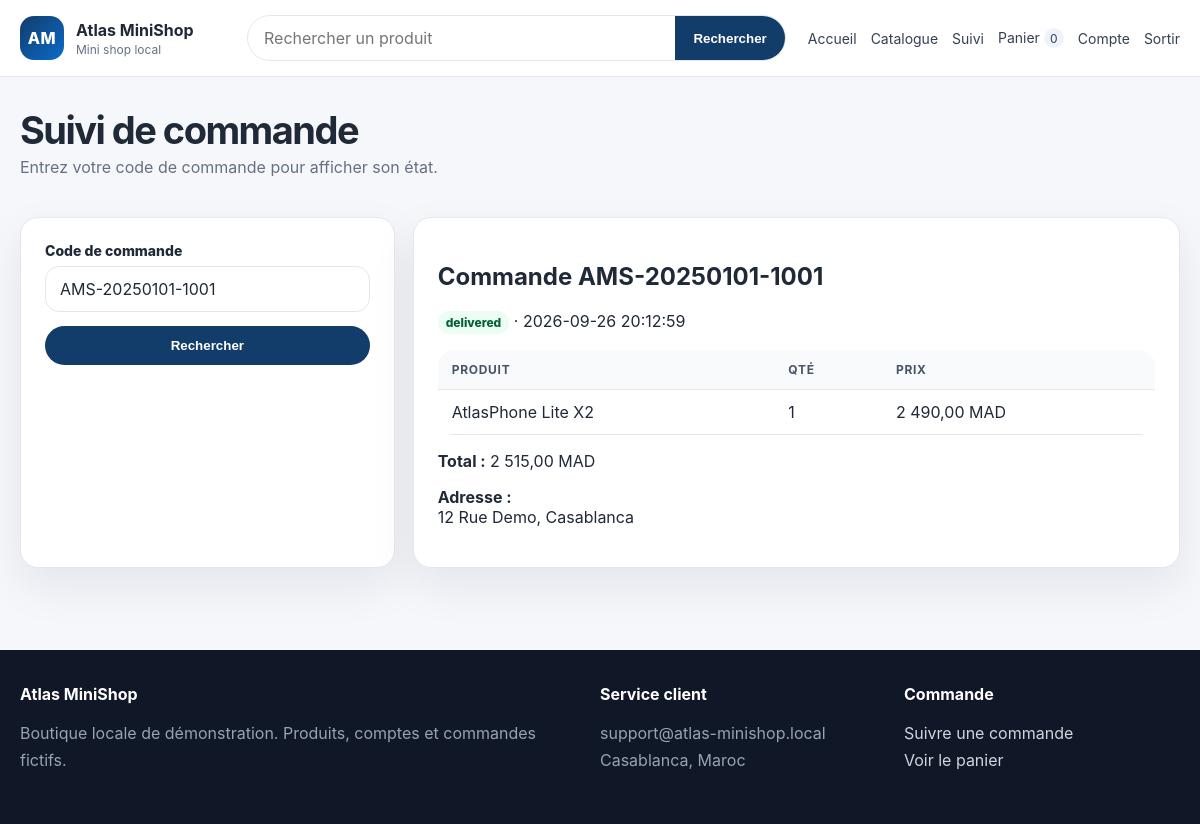
Page /track_order.php?code=AMS-20250101-1001 (signed in) on the committed database.
### tables this page shows
CREATE TABLE orders (
    id INT AUTO_INCREMENT PRIMARY KEY,
    order_code VARCHAR(60) NOT NULL UNIQUE,
    user_id INT NULL,
    customer_name VARCHAR(180) NOT NULL,
    email VARCHAR(180) NOT NULL,
    phone VARCHAR(50) NOT NULL,
    address TEXT NOT NULL,
    notes TEXT,
    total_amount DECIMAL(10,2) NOT NULL,
    status ENUM('processing', 'shipped', 'delivered', 'cancelled') NOT NULL DEFAULT 'processing',
    created_at DATETIME NOT NULL DEFAULT CURRENT_TIMESTAMP,
    CONSTRAINT fk_orders_user FOREIGN KEY (user_id) REFERENCES users(id) ON DELETE SET NULL
);

CREATE TABLE order_items (
    id INT AUTO_INCREMENT PRIMARY KEY,
    order_id INT NOT NULL,
    product_id INT NULL,
    quantity INT NOT NULL DEFAULT 1,
    unit_price DECIMAL(10,2) NOT NULL,
    CONSTRAINT fk_items_order FOREIGN KEY (order_id) REFERENCES orders(id) ON DELETE CASCADE,
    CONSTRAINT fk_items_product FOREIGN KEY (product_id) REFERENCES products(id) ON DELETE SET NULL
);

CREATE TABLE products (
    id INT AUTO_INCREMENT PRIMARY KEY,
    category_id INT,
    name VARCHAR(180) NOT NULL,
    slug VARCHAR(220) NOT NULL,
    price DECIMAL(10,2) NOT NULL,
    old_price DECIMAL(10,2) NULL,
    image VARCHAR(255) NOT NULL,
    short_description VARCHAR(255) NOT NULL,
    description TEXT NOT NULL,
    stock INT NOT NULL DEFAULT 0,
    featured TINYINT(1) NOT NULL DEFAULT 0,
    created_at DATETIME NOT NULL DEFAULT CURRENT_TIMESTAMP,
    CONSTRAINT fk_products_category FOREIGN KEY (category_id) REFERENCES categories(id) ON DELETE SET NULL
);

### includes/helpers.php (called while the page is built, shortened)
<?php
require_once __DIR__ . '/../config/db.php';
function e($value): string
{
    return htmlspecialchars((string)$value, ENT_QUOTES, 'UTF-8');
}
function money($value): string
{
    return number_format((float)$value, 2, ',', ' ') . ' MAD';
}
    ?>

### config/db.php (called while the page is built, shortened)
<?php
$conn = mysqli_connect(DB_HOST, DB_USER, DB_PASS, DB_NAME, DB_PORT);
mysqli_set_charset($conn, 'utf8mb4');
mysqli_query($conn, "SET time_zone='+00:00'");
function db_query(string $sql)
{
    global $conn;
    $result = mysqli_query($conn, $sql);
    return $result;
}
function db_one(string $sql): ?array
{
    $result = db_query($sql);
    if ($result && mysqli_num_rows($result) > 0) {
        return mysqli_fetch_assoc($result);
    }
    return null;
}
function db_all(string $sql): array
{
    $rows = [];
    $result = db_query($sql);
    if ($result) {
        while ($row = mysqli_fetch_assoc($result)) {
            $rows[] = $row;
        }
    }
    return $rows;
}

### track_order.php (the view, shortened to what this page needs)
<?php
require_once __DIR__ . '/includes/header.php';
$code = $_GET['code'] ?? ($_POST['code'] ?? '');
$order = null;
$items = [];
if ($code !== '') {
    $sql = "SELECT id, order_code, customer_name, email, phone, address, notes, total_amount, status, created_at
            FROM orders
            WHERE order_code = '$code'
            LIMIT 1";
    $order = db_one($sql);
    if ($order) {
        $items = db_all("SELECT oi.quantity, oi.unit_price, p.name
                         FROM order_items oi
                         LEFT JOIN products p ON p.id = oi.product_id
                         WHERE oi.order_id = " . $order['id']);
    }
}
?>
<section class="page-title">
    <div class="container">
        <h1>Suivi de commande</h1>
        <p>Entrez votre code de commande pour afficher son état.</p>
    </div>
</section>
<section class="section">
    <div class="container grid-3">
        <div class="panel">
            <form method="get" class="form-grid">
                <div class="form-row">
                    <label for="code">Code de commande</label>
                    <input id="code" name="code" value="<?= e($code) ?>" placeholder="AMS-20250101-1234">
                </div>
                <button class="btn" type="submit">Rechercher</button>
            </form>
        </div>
        <div class="panel" style="grid-column: span 2;">
            <?php if ($code === ''): ?>
                <p>Aucune recherche lancée.</p>
            <?php elseif (!$order): ?>
                <div class="alert alert-error">Aucune commande trouvée pour ce code.</div>
            <?php else: ?>
                <h2>Commande <?= e($order['order_code']) ?></h2>
                <p><span class="badge badge-ok"><?= e($order['status']) ?></span> · <?= e($order['created_at']) ?></p>
                <table class="table">
                    <thead><tr><th>Produit</th><th>Qté</th><th>Prix</th></tr></thead>
                    <tbody>
                    <?php foreach ($items as $item): ?>
                        <tr><td><?= e($item['name']) ?></td><td><?= e($item['quantity']) ?></td><td><?= money($item['unit_price']) ?></td></tr>
                    <?php endforeach; ?>
                    </tbody>
                </table>
                <p><strong>Total :</strong> <?= money($order['total_amount']) ?></p>
                <p><strong>Adresse :</strong><br><?= nl2br(e($order['address'])) ?></p>
            <?php endif; ?>
        </div>
    </div>
</section>
<?php require_once __DIR__ . '/includes/footer.php'; ?>

### assets/css/style.css (style rules this page uses)
:root { --bg: #f5f7fb; --surface: #ffffff; --surface-2: #eef3fb; --text: #1f2937; --muted: #667085; --line: #e4e7ec; --brand: #123c69; --brand-2: #0b6bcb; --accent: #0f9f6e; --danger: #b42318; --warning: #b54708; --shadow: 0 18px 45px rgba(15, 23, 42, .08); --radius: 18px; }
* { box-sizing: border-box; }
body { margin: 0; font-family: Inter, ui-sans-serif, system-ui, -apple-system, BlinkMacSystemFont, "Segoe UI", sans-serif; background: var(--bg); color: var(--text); }
.container { width: min(1160px, calc(100% - 32px)); margin: 0 auto; }
h1 { font-size: clamp(34px, 4vw, 56px); line-height: 1; margin: 12px 0 16px; letter-spacing: -0.04em; }
.section { padding: 30px 0; }
.grid-3 { display: grid; grid-template-columns: repeat(3, minmax(0, 1fr)); gap: 18px; }
.btn, button.btn { display: inline-flex; align-items: center; justify-content: center; gap: 8px; border: 0; border-radius: 999px; padding: 12px 18px; background: var(--brand); color: white; font-weight: 800; cursor: pointer; }
.panel { background: #fff; border: 1px solid var(--line); border-radius: var(--radius); padding: 24px; box-shadow: var(--shadow); }
.page-title { padding: 34px 0 10px; }
.page-title h1 { font-size: 38px; margin: 0 0 8px; }
.page-title p { margin: 0; color: var(--muted); }
.form-grid { display: grid; gap: 14px; }
.form-row { display: grid; gap: 7px; }
label { font-weight: 800; font-size: 14px; }
input, textarea, select { width: 100%; border: 1px solid var(--line); border-radius: 14px; padding: 12px 14px; background: #fff; color: var(--text); font: inherit; outline: none; }
.table { width: 100%; border-collapse: collapse; background: #fff; border-radius: 16px; overflow: hidden; }
.table th, .table td { padding: 12px 14px; border-bottom: 1px solid var(--line); text-align: left; vertical-align: top; }
.table th { background: #f9fafb; color: #475467; font-size: 12px; text-transform: uppercase; letter-spacing: .06em; }
.badge { display: inline-flex; padding: 4px 8px; border-radius: 999px; background: var(--surface-2); font-size: 12px; font-weight: 800; }
.badge-ok { background: #ecfdf3; color: #05603a; }

### rows in the picture
orders: order_code "AMS-20250101-1001", status "delivered", created_at "2026-09-26 20:12:59", total_amount "2 515,00 MAD", address "12 Rue Demo, Casablanca"
order_items: product.name "AtlasPhone Lite X2", quantity "1", unit_price "2 490,00 MAD"

### other values in the picture
APP_NAME "Atlas MiniShop"
cart_count() "0"
